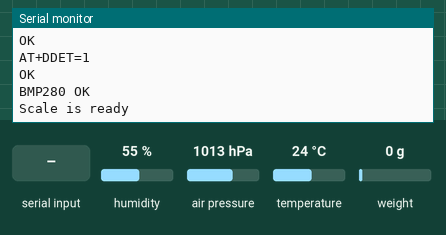
Simulated run of this sketch. Board: Arduino Uno, built with avr-gcc and run on an emulated ATmega328P. Parts: the last lines printed to the serial monitor. Inputs (shaded band) come from the test bench; at power-on: humidity 55 %, air pressure 1013 hPa, temperature 24 °C, weight on the scale 0 g. The modem accepts every AT command (registered, SIM ready, sends succeed) and sends nothing else.

Above: at 5.3 s.
5.4 s: "RING" received over the second serial link
At 8.2 s:
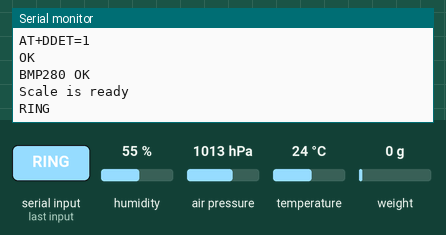
8.8 s: "+DTMF:" received over the second serial link
At 11.2 s:
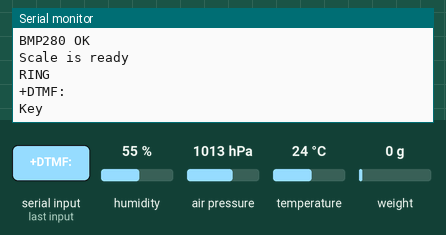
12.0 s: "1" received over the second serial link
At 14.8 s:
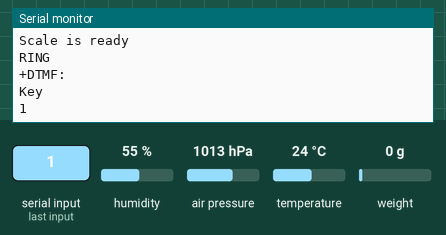

Measured:
- after the input at 5.4 s, the serial monitor: prints a new line after 1.9 s (image 1)
- after the input at 8.8 s, the serial monitor: prints a new line after 1.7 s (image 2)
- after the input at 12.0 s, the serial monitor: prints a new line after 1.7 s (image 3)

The sketch:

Beekeeper_scale.ino
```cpp
#include <Wire.h>
#include <Adafruit_Sensor.h>
#include <Adafruit_BME280.h>
#include <SoftwareSerial.h>
#include <HX711.h>


const int SCALE_DOUT_PIN = A2;
const int SCALE_SCK_PIN = A3;

//#define ssid      "JumperOK"						// WiFi SSID
//#define password  "specialized200926"				// WiFi password

String innerPhone = "";                             // variable for inner phone
bool status;
float t = 0;
float p = 0;
float h = 0;
float weight = 0;
float callFactor = 23512.f;

SoftwareSerial SIM800(5, 6);						// RX, TX
String sendATCommand(String cmd, bool waiting);
String waitResponse();
String whiteListPhones = "+380962372023, +380679832130, +380677748522";			// Withe lists of phone numbers
void sendSMS(String phone, String message);
//void parseSMS(String msg);

Adafruit_BME280 bme;
//ESP8266WebServer server(80);
HX711 scale(SCALE_DOUT_PIN, SCALE_SCK_PIN);
/*String getPage() {
	String page = "<html lang='en'><head><meta http-equiv='refresh' content='120' name='viewport' content='width=device-width, initial-scale=1'/>";
	page += "<link rel='stylesheet' href='https://maxcdn.bootstrapcdn.com/bootstrap/3.3.7/css/bootstrap.min.css'><script src='https://ajax.googleapis.com/ajax/libs/jquery/3.1.1/jquery.min.js'></script><script src='https://maxcdn.bootstrapcdn.com/bootstrap/3.3.7/js/bootstrap.min.js'></script>";
	page += "<title>ESP8266 </title></head><body>";
	page += "<div class='container-fluid'>";
	page += "<div class='row'>";
	page += "<div class='col-md-12'>";
	page += "<h1>Beekeeper csale</h1>";
	page += "<ul class='nav nav-pills'>";
	page += "</li><li>";
	page += "<a href='#'> <span class='badge pull-right'>";
	page += t;
	page += "</span> Temperature</a>";
	page += "</li><li>";
	page += "<a href='#'> <span class='badge pull-right'>";
	page += h;
	page += "</span> Humidity</a>";
	page += "</li><li>";
	page += "<a href='#'> <span class='badge pull-right'>";
	page += p;
	page += "</span> Pressure</a></li>";
	page += "</li><li>";
	page += "<a href='#'> <span class='badge pull-right'>";
	page += weight;
	page += "</span>Weight</a></li>";
	page += "</ul>";
	page += "<table class='table'>";
	page += "<thead><tr><th>Sensor</th><th>Measure</th><th>Value</th></tr></thead>";
	page += "<tbody>";
	page += "<tr><td>BME280</td><td>Temperature</td><td>";
	page += t;
	page += "&deg;C</td><td>";
	page += "-</td></tr>";
	page += "<tr class='active'><td>BME280</td><td>Humidity</td><td>";
	page += h;
	page += "%</td><td>";
	page += "</td></tr>";
	page += "<tr><td>BME280</td><td>Pressure</td><td>";
	page += p;
	page += "mmHg</td><td>";
	page += "-</td></tr>";
	page += "<tr><td>Load Cell</td><td>Kg</td><td>";
	page += weight;
	page += "Kg</td><td>";
	page += "-</td></tr>";
	page += "</tbody></table>";
	page += "</div></div></div>";
	page += "</body></html>";
	return page;
}
*/

String _response = "";                             // Response from module SIM800L

void setup() {
	//wdt_disable();
	Serial.begin(9600);                            //UART speed with PC
	SIM800.begin(9600);                            //UART speed with SIM800L
	Serial.println("Start!");

	sendATCommand("AT", true);                     // Send AT for auto setup module

												   // Setup commands for every startup modem
	_response = sendATCommand("AT+CLIP=1", true);  // On automatic number detect
	_response = sendATCommand("AT+DDET=1", true);  // On DTMF

	/********************************************************Wi-Fi and Server inicialisation****************
	WiFi.begin(ssid, password);

	while (WiFi.status() != WL_CONNECTED) {
		delay(500); Serial.print(".");
	}

	Serial.println("");
	Serial.print("Connected to "); Serial.println(ssid);
	Serial.print("IP address: "); Serial.println(WiFi.localIP());

	server.on("/", handleRoot);

	server.begin();
	Serial.println("HTTP server started");
	*****************************************************************************************************/

	status = bme.begin();
	if (!status) {
		Serial.println("BMP280 KO!");
		while (1);
	}
	else {
		Serial.println("BMP280 OK");
	}

	Serial.println("Scale is ready");

	scale.read();
	scale.set_gain(128);
	scale.set_scale(callFactor);
	scale.tare();


}

/*void handleRoot() {

	server.send(200, "text/html", getPage());

}*/

String sendATCommand(String cmd, bool waiting) {
	String _resp = "";                            // Result varrible
	Serial.println(cmd);                          // Double command in PC UART
	SIM800.println(cmd);                          // Send command to modem
	if (waiting) {                                // If response need...
		_resp = waitResponse();                     // ... wait, while response will be resived

		if (_resp.startsWith(cmd)) {                // Cut from responce double commands
			_resp = _resp.substring(_resp.indexOf("\r", cmd.length()) + 2);
		}
		Serial.println(_resp);                      // Dublicate to PC UART
	}
	return _resp;                                 // Return result. Empty, if problem...
}

String waitResponse() {                         // Function wait request and give resul
	String _resp = "";                            // Variable for result
	long _timeout = millis() + 10000;             // Timeout (10 sec) variable
	while (!SIM800.available() && millis() < _timeout) {}; // Wait for 10 sec
	if (SIM800.available()) {
		_resp = SIM800.readString();
	}
	else {                                        // If timeout...
		Serial.println("Timeout...");             // ... alert about it...
	}
	return _resp;
	yield();
}                                                 // ... return result. Empty, if problem....

void sendSMS(String innerPhone, String message) {
	sendATCommand("AT+CMGS=\"" + innerPhone + "\"", true);
	sendATCommand(message + "\r\n" + (String)((char)26), true);
}

/*void parseSMS(String msg) {
String msgheader = "";
String msgbody = "";
String msgphone = "";

msg = msg.substring(msg.indexOf("+CMGR: "));
msgheader = msg.substring(0, msg.indexOf("\r"));

msgbody = msg.substring(msgheader.length() + 2);
msgbody = msgbody.substring(0, msgbody.lastIndexOf("OK"));
msgbody.trim();

int firstIndex = msgheader.indexOf("\",\"") + 3;
int secondIndex = msgheader.indexOf("\",\"", firstIndex);
msgphone = msgheader.substring(firstIndex, secondIndex);

Serial.println("Phone: " + msgphone);
Serial.println("Message: " + msgbody);
}*/


void loop() {

	if (SIM800.available()) {                   // If modem send something...
		_response = waitResponse();                 // Recive ansver from modem for analise
		_response.trim();                           // Cut withe spaces in start and of string
		Serial.println(_response);                  // Print in UART PC


		if (_response.startsWith("RING")) {
			int phoneindex = _response.indexOf("+CLIP: \"");// If phone number detected, then phoneindex>-1

			if (phoneindex >= 0) {                    // If information was find
				phoneindex += 8;                        // Parse string...
				innerPhone = _response.substring(phoneindex, _response.indexOf("\"", phoneindex)); // ...take number
				Serial.println("Number: " + innerPhone); // Print number to UART PC
			}

			if (innerPhone.length() >= 7 && whiteListPhones.indexOf(innerPhone) >= 0) {


				sendATCommand("ATA", true);         // To answer a call

			}
			else if (innerPhone.length() >= 7 && whiteListPhones != innerPhone)
			{
				Serial.println("Phone number is not in white list");
				sendATCommand("ATH", true);
				sendSMS("+380962372023", "ATANTION!!! Number: " + innerPhone + " is out of white list");
			}
		}

		if (_response.startsWith("+DTMF:")) {

			String symbol = _response.substring(7, 8); //Take symbol from 7 position
			Serial.println("Key" + symbol);

			if (symbol == "1") {

				t = bme.readTemperature();
				delay(10);
				h = bme.readHumidity();
				delay(10);
				p = bme.readPressure() / 133.32239F;
				delay(10);

				String temp = String(t);

				Serial.println(t);
				Serial.println(h);
				Serial.println(p);
				Serial.println(weight);
				sendSMS(innerPhone, "Temperature: " + temp + "C \r\n" + "Humid: " + String(h) + "% \r\n" + "Pressure: " + String(p) + "mmHg \r\n" + "Weight: " + String(weight) + "Kg");
			}

			if (symbol == "0") {
				scale.tare();
				sendSMS(innerPhone, "Scale is tared");
			}

			if (symbol == "2") {
				weight = scale.get_units(10);
				//Serial.println(String(weight, 2));
				sendSMS(innerPhone, "Weight: " + String(weight) + "Kg");
			}

		}

		/*if (_response.startsWith("+CMTI:")) {         // Ïðèøëî ñîîáùåíèå îá îòïðàâêå SMS
		int index = _response.lastIndexOf(",");   // Íàõîäèì ïîñëåäíþþ çàïÿòóþ, ïåðåä èíäåêñîì
		String result = _response.substring(index + 1, _response.length()); // Ïîëó÷àåì èíäåêñ
		result.trim();                            // Óáèðàåì ïðîáåëüíûå ñèìâîëû â íà÷àëå/êîíöå
		_response = sendATCommand("AT+CMGR=" + result, true); // Ïîëó÷èòü ñîäåðæèìîå SMS
		parseSMS(_response);                      // Ðàñïàðñèòü SMS íà ýëåìåíòû

		sendATCommand("AT+CMGDA=\"DEL ALL\"", true); // Óäàëèòü âñå ñîîáùåíèÿ, ÷òîáû íå çàáèâàëè ïàìÿòü ìîäóëÿ
		}*/

	}
	//server.handleClient();
	t = bme.readTemperature();
	h = bme.readHumidity();
	p = bme.readPressure() / 133.32239F;
	weight = scale.get_units(10);
	delay(100);

	if (Serial.available()) {                       // Wait for command from UART PC...
		SIM800.write(Serial.read());                // ...and trancive this command to modem
	}
}
```
